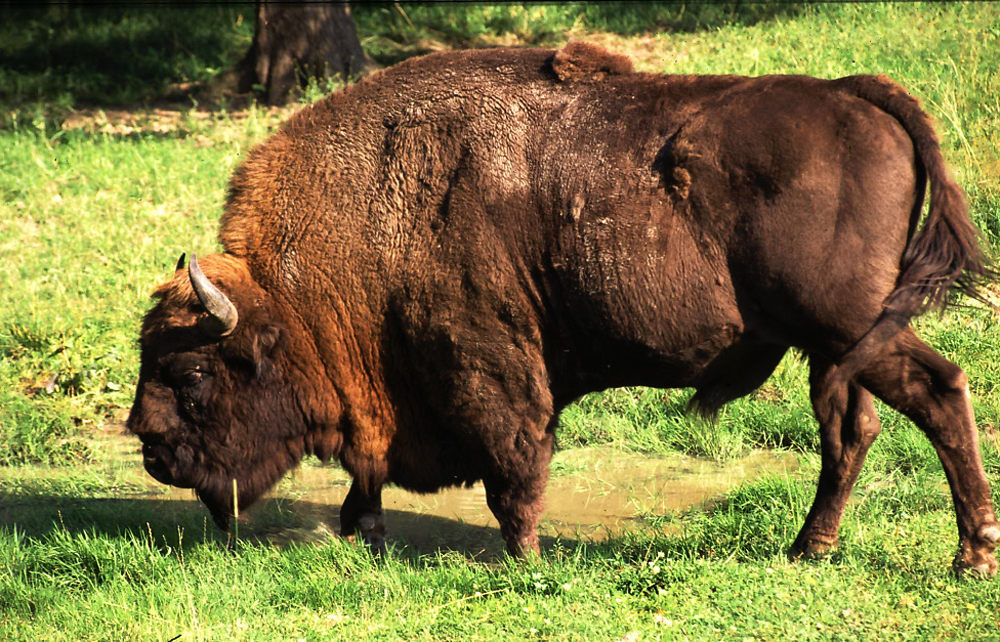
%> input picture lab2/zubr.jpg, 1000 x 642 px
$ octave lab2.m   (GNU Octave 9; MATLAB toolbox functions it lacks are replaced by stand-ins)
%> lines starting %> are read from the running program, lines starting %| are printed output that depends on the picture
clear;clc;close all;

im=imread('zubr.jpg');
%> im is the input picture: size 642x1000x3 uint8; mean R, G, B 124.1, 115.2, 62.1
im=double(im)/255;
%> im: size 642x1000x3 double
imshow(im);

h=3;
w=2;
subplot(h,w,1);
imshow(im(:,:,1));
subplot(h,w,2);
imhist(im(:,:,1));
subplot(h,w,3);
imshow(im(:,:,2));
subplot(h,w,4);
imhist(im(:,:,2));
subplot(h,w,5);
imshow(im(:,:,3));
subplot(h,w,6);
imhist(im(:,:,3));

for i=1:3
    subplot(3,2,2*i-1);
    imshow(im(:,:,i));
    subplot(3,2,2*i);
    imhist(im(:,:,i));
end

gim=mean(im,3);
imshow(gim);
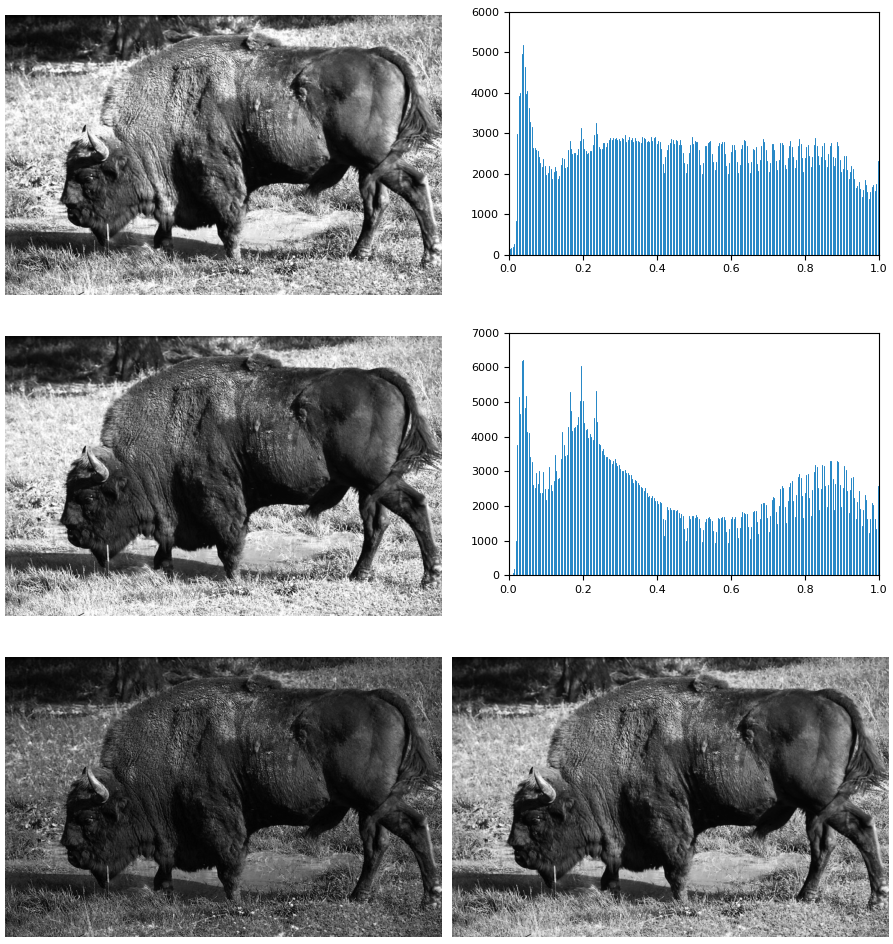
%> figure redrawn from the program's plot data, 6 panels

YUV=[.299,.587,.114];
YUV=permute(YUV,[1,3,2]);
gim=sum(im.*YUV,3);
imshow(gim);

gim=rgb2gray(im);

b=.2;
bim=gim+b;
bim(bim>1)=1;
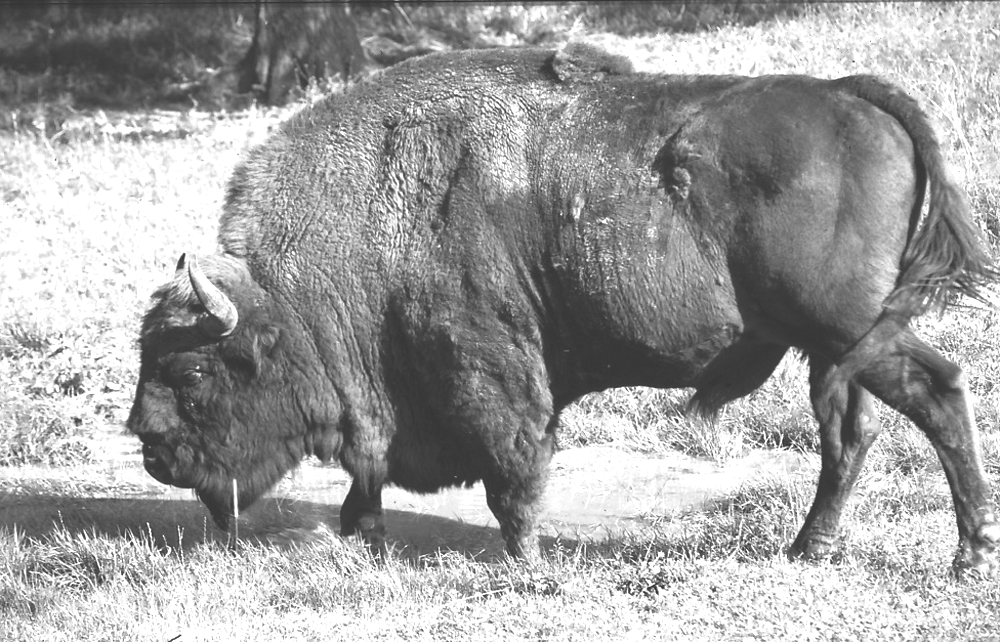
%> bim: size 642x1000 double; min 0.2, max 1, mean 0.629
bim(bim<0)=0;

subplot(3,3,1);
imshow(gim);
subplot(3,3,2);
imhist(gim);
subplot(3,3,4);
imshow(bim);
subplot(3,3,5);
imhist(bim);

subplot(3,3,6);
x=0:1/255:1;
y=x*b;
y(y>1)=1;
y(y<0)=0;
plot(x,y);
ylim([0,1]);

c=.5;
cim=gim*c;
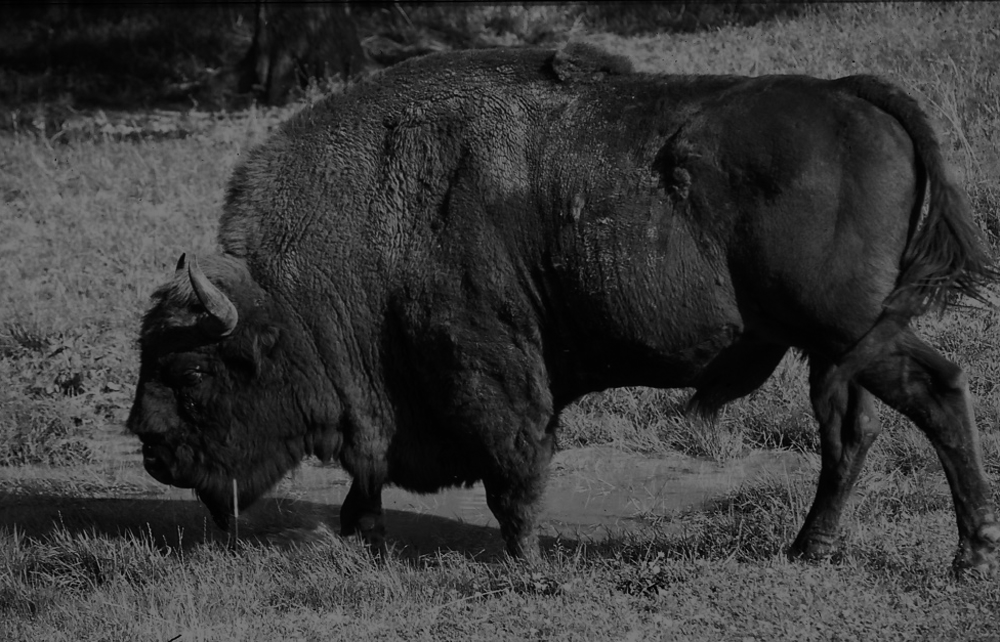
%> cim: size 642x1000 double; min 0, max 0.5, mean 0.219
cim(cim>1)=1;
cim(cim<0)=0;
subplot(3,3,7);
imshow(cim);
subplot(3,3,8);
imhist(cim);

subplot(3,3,9);
x=0:1/255:1;
y=x*c;
y(y>1)=1;
y(y<0)=0;
plot(x,y);
ylim([0,1]);

figure;
g=.5;
gaim=gim.^g;
x=0:1/255:1;
y=x.^g;
y(y>1)=1;
y(y<0)=0;
plot(x,y);
ylim([0,1]);
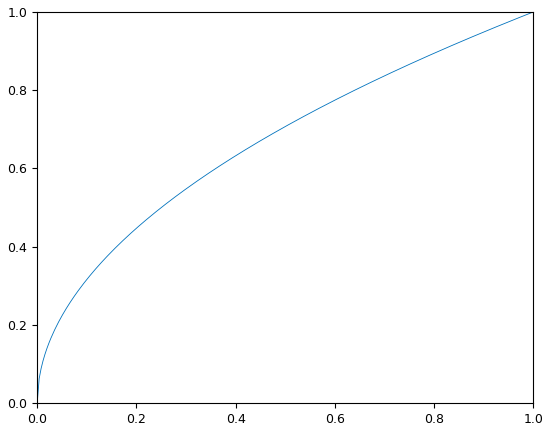
%> figure redrawn from the program's plot data; curve peaks at x = 1, y = 1
subplot(2,2,1);
imshow(gaim);
subplot(2,2,2);
imhist(gaim);

gim=rgb2gray(im);
him=histeq(gim);
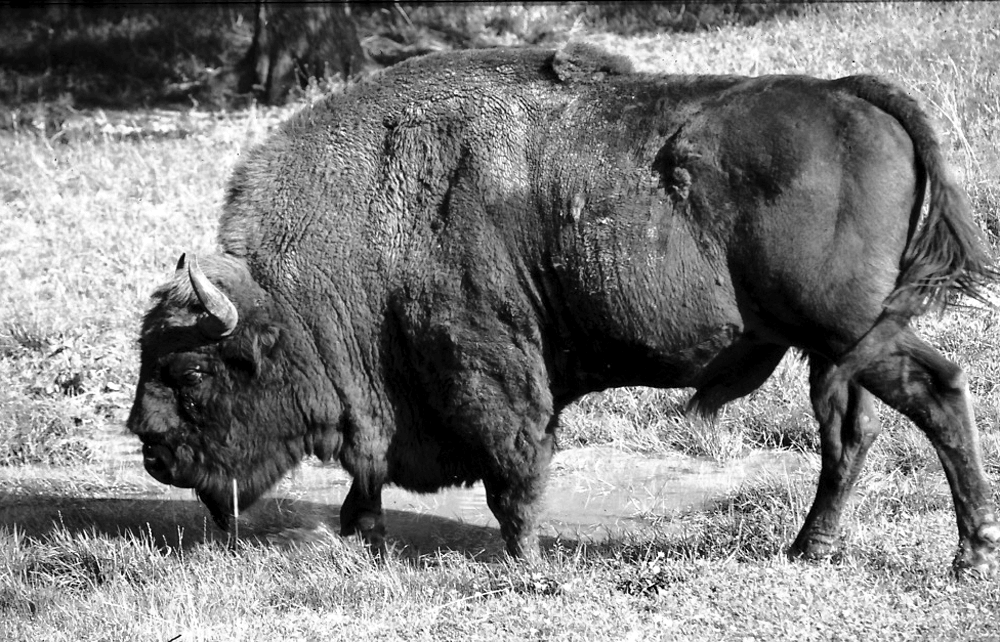
%> him: size 642x1000 double; min 0, max 1, mean 0.495
subplot(2,2,1);
imshow(gim);
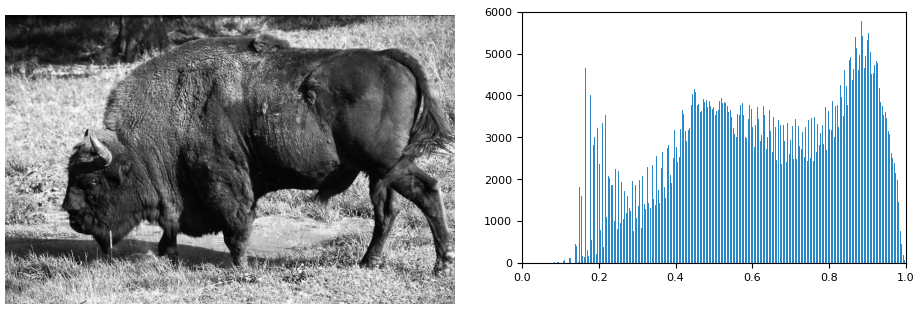
%> figure redrawn from the program's plot data, 2 panels
subplot(2,2,2);
imhist(gim);
subplot(2,2,3);
imshow(him);
subplot(2,2,4);
imhist(him);
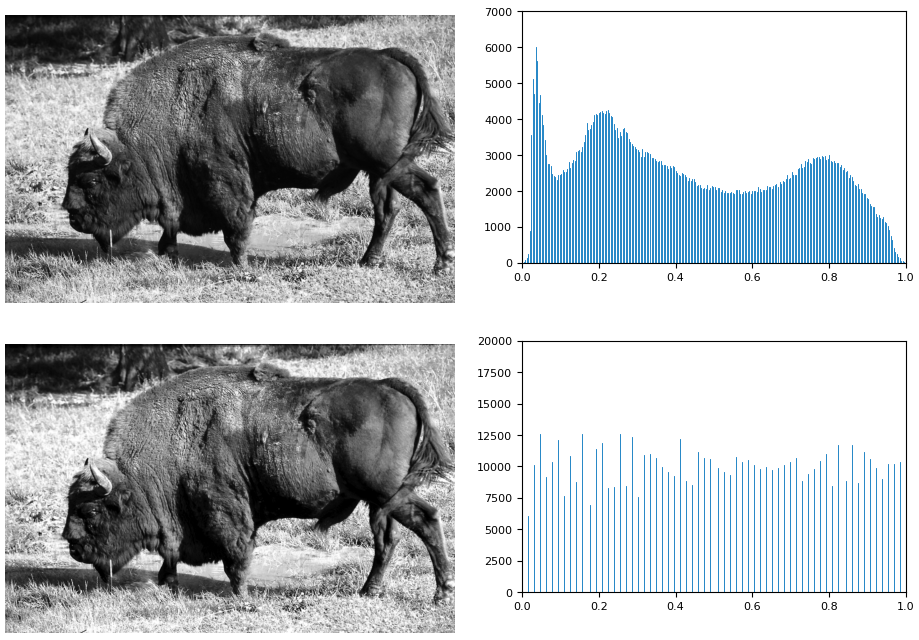
%> figure redrawn from the program's plot data, 4 panels
